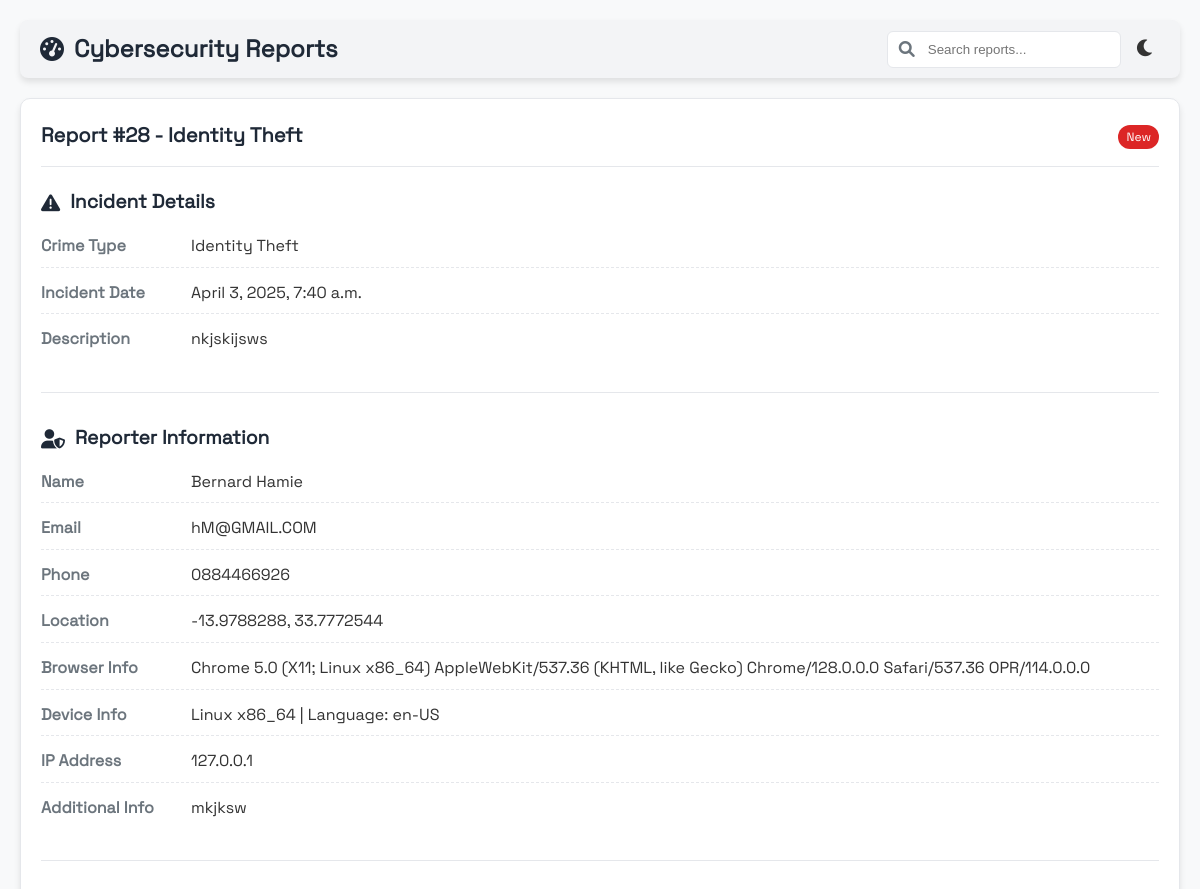
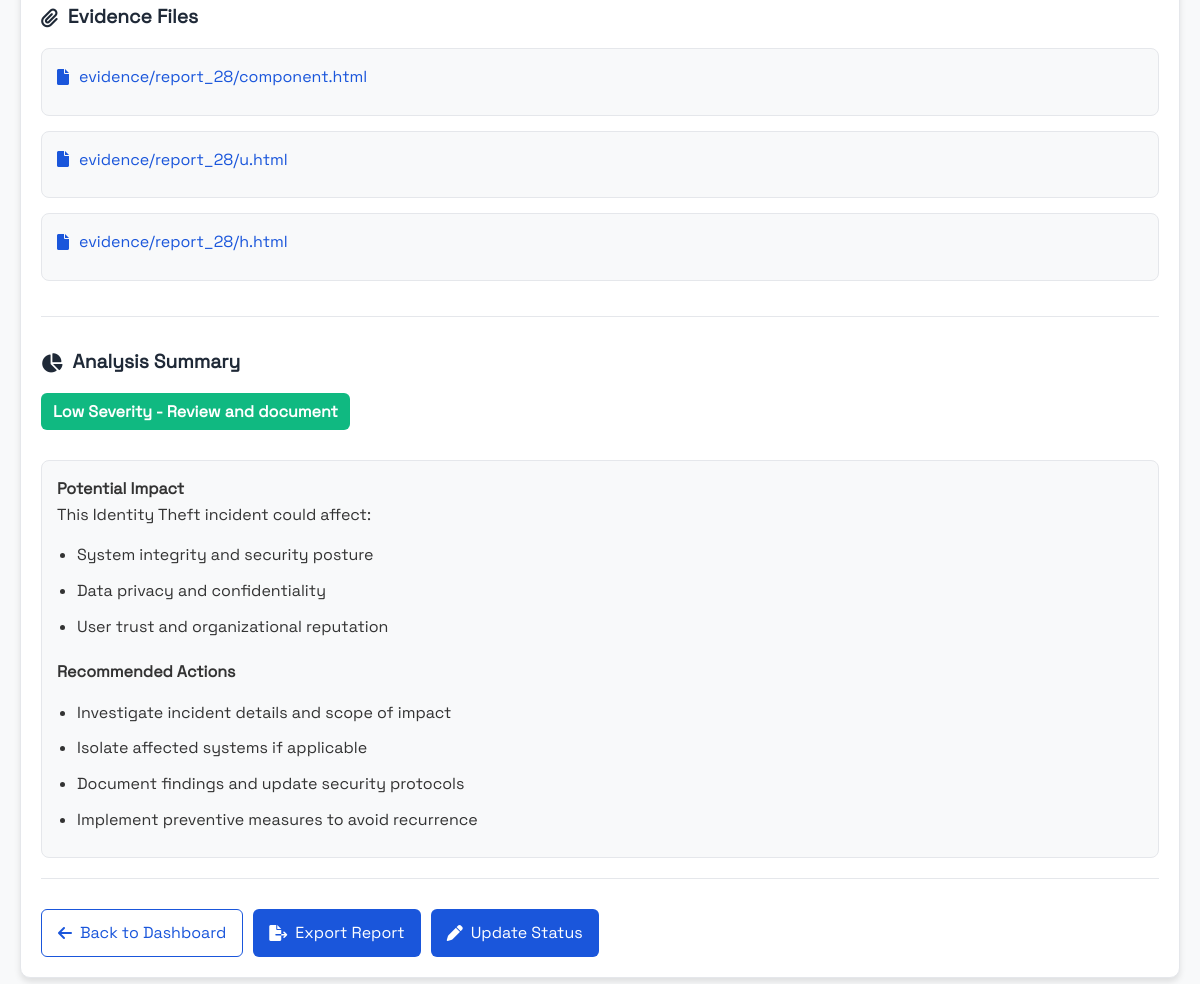
/view/28/, run on the app's committed database (2 pictures, top to bottom).
### core/models.py (models this page shows, shortened)
class CybercrimeReport(models.Model):
    crime_type = models.CharField(max_length=20, choices=CRIME_TYPES)
    incident_date = models.DateTimeField()
    description = models.TextField()
    reporter_name = models.CharField(max_length=100, blank=True, null=True)
    reporter_email = models.EmailField(blank=True, null=True)
    reporter_phone = models.CharField(max_length=15, blank=True, null=True)
    additional_info = models.TextField(blank=True, null=True)
    submitted_at = models.DateTimeField(auto_now_add=True)
    latitude = models.FloatField(null=True, blank=True)
    longitude = models.FloatField(null=True, blank=True)
    browser_info = models.CharField(max_length=255, blank=True, null=True)
    ip_address = models.GenericIPAddressField(null=True, blank=True)
    device_info = models.CharField(max_length=255, blank=True, null=True)
    class Meta:
        ordering = ['-submitted_at']

class EvidenceFile(models.Model):
    report = models.ForeignKey(CybercrimeReport, on_delete=models.CASCADE, related_name='evidence_files')
    file = models.FileField(upload_to=evidence_upload_path)
    uploaded_at = models.DateTimeField(auto_now_add=True)  # Fixed typo: auto_now_adad -> auto_now_add

### core/views.py (the view)
# urls.py: path('view/<int:report_id>/', views.view_report_analysis, name='view_report_analysis'),
def view_report_analysis(request, report_id):
    report = get_object_or_404(CybercrimeReport, id=report_id)
    evidence_files = report.evidence_files.all()
    return render(request, 'report_analysis.html', {'report': report, 'evidence_files': evidence_files})

### core/templates/report_analysis.html (shortened to what this page needs)
{% load static %}
{% load static %}
<!DOCTYPE html>
<html lang="en" data-theme="light">
<head>
    <link href="https://cdnjs.cloudflare.com/ajax/libs/font-awesome/6.0.0/css/all.min.css" rel="stylesheet">
</head>
<body>
        <div class="main-content">
                <div class="toolbar">
                    <h2 class="toolbar-title">
                        <i class="fas fa-tachometer-alt"></i>
                        Cybersecurity Reports
                    </h2>
                    <div class="toolbar-actions">
                        <div class="search-box">
                            <i class="fas fa-search search-icon"></i>
                            <input type="text" class="search-input" placeholder="Search reports...">
                        </div>
                        <button class="theme-toggle" id="theme-toggle">
                            <i class="fas fa-moon"></i>
                        </button>
                    </div>
                </div>
                <div class="card">
                    <div class="card-header">
                        <h3 class="card-title">Report #{{ report.id }} - {{ report.get_crime_type_display }}</h3>
                        <div>
                            {% if report.status == 'pending' %}
                                <span class="badge badge-warning">Pending</span>
                            {% elif report.status == 'investigating' %}
                                <span class="badge badge-primary">Investigating</span>
                            {% elif report.status == 'resolved' %}
                                <span class="badge badge-success">Resolved</span>
                            {% else %}
                                <span class="badge badge-danger">New</span>
                            {% endif %}
                        </div>
                    </div>
                    <div class="section">
                        <div class="section-header">
                            <i class="fas fa-exclamation-triangle"></i>
                            Incident Details
                        </div>
                        <div class="detail-row">
                            <div class="detail-label">Crime Type</div>
                            <div class="detail-value">{{ report.get_crime_type_display }}</div>
                        </div>
                        <div class="detail-row">
                            <div class="detail-label">Incident Date</div>
                            <div class="detail-value">{{ report.incident_date|date:"F j, Y, g:i a" }}</div>
                        </div>
                        <div class="detail-row">
                            <div class="detail-label">Description</div>
                            <div class="detail-value">{{ report.description }}</div>
                        </div>
                    </div>
                    <div class="section">
                        <div class="section-header">
                            <i class="fas fa-user-shield"></i>
                            Reporter Information
                        </div>
                        <div class="detail-row">
                            <div class="detail-label">Name</div>
                            <div class="detail-value">{{ report.reporter_name|default:"Anonymous" }}</div>
                        </div>
                        <div class="detail-row">
                            <div class="detail-label">Email</div>
                            <div class="detail-value">{{ report.reporter_email|default:"Not provided" }}</div>
                        </div>
                        <div class="detail-row">
                            <div class="detail-label">Phone</div>
                            <div class="detail-value">{{ report.reporter_phone|default:"Not provided" }}</div>
                        </div>
                        <div class="detail-row">
                            <div class="detail-label">Location</div>
                            <div class="detail-value">
                                {% if report.latitude and report.longitude %}
                                    {{ report.latitude }}, {{ report.longitude }}
                                {% else %}
                                    Not provided
                                {% endif %}
                            </div>
                        </div>
                        <div class="detail-row">
                            <div class="detail-label">Browser Info</div>
                            <div class="detail-value">{{ report.browser_info|default:"Not captured" }}</div>
                        </div>
                        <div class="detail-row">
                            <div class="detail-label">Device Info</div>
                            <div class="detail-value">{{ report.device_info|default:"Not captured" }}</div>
                        </div>
                        <div class="detail-row">
                            <div class="detail-label">IP Address</div>
                            <div class="detail-value">{{ report.ip_address|default:"Not captured" }}</div>
                        </div>
                        <div class="detail-row">
                            <div class="detail-label">Additional Info</div>
                            <div class="detail-value">{{ report.additional_info|default:"None" }}</div>
                        </div>
                    </div>
                    <div class="section">
                        <div class="section-header">
                            <i class="fas fa-paperclip"></i>
                            Evidence Files
                        </div>
                        {% if evidence_files %}
                            <ul class="evidence-list">
                                {% for evidence in evidence_files %}
                                    <li class="evidence-item">
                                        <a href="{{ evidence.file.url }}" target="_blank" class="evidence-link">
                                            <i class="fas fa-file"></i>
                                            {{ evidence.file.name }}
                                        </a>
                                    </li>
                                {% endfor %}
                            </ul>
                        {% else %}
                            <p>No evidence files uploaded.</p>
                        {% endif %}
                    </div>
                    <div class="section">
                        <div class="section-header">
                            <i class="fas fa-chart-pie"></i>
                            Analysis Summary
                        </div>
                        {% if report.crime_type in "hacking,data_breach" %}
                            <div class="severity severity-high">High Severity - Immediate action recommended</div>
                        {% elif report.crime_type in "phishing,malware" %}
                            <div class="severity severity-medium">Medium Severity - Monitor and mitigate</div>
                        {% else %}
                            <div class="severity severity-low">Low Severity - Review and document</div>
                        {% endif %}
                        <div class="analysis-box">
                            <h4>Potential Impact</h4>
                            <p>This {{ report.get_crime_type_display }} incident could affect:</p>
                            <ul class="action-steps">
                                <li>System integrity and security posture</li>
                                <li>Data privacy and confidentiality</li>
                                <li>User trust and organizational reputation</li>
                            </ul>
                            <h4 style="margin-top: 20px;">Recommended Actions</h4>
                            <ul class="action-steps">
                                <li>Investigate incident details and scope of impact</li>
                                <li>Isolate affected systems if applicable</li>
                                <li>Document findings and update security protocols</li>
                                <li>Implement preventive measures to avoid recurrence</li>
                            </ul>
                        </div>
                    </div>
                    <div class="action-buttons">
                        <a href="{% url 'dashboard' %}" class="btn btn-outline">
                            <i class="fas fa-arrow-left"></i> Back to Dashboard
                        </a>
                        <a href="#" class="btn btn-primary">
                            <i class="fas fa-file-export"></i> Export Report
                        </a>
                        <a href="#" class="btn btn-primary">
                            <i class="fas fa-pen"></i> Update Status
                        </a>
                    </div>
                </div>
            </div>
</body>
</html>

### core/templates/report_analysis.html (style rules this page uses)
:root { --background-color: #f8f9fa; --card-bg: #ffffff; --text-color: #333333; --text-muted: #6c757d; --primary-color: #1a56db; --primary-hover: #1e429f; --secondary-color: #e2e8f0; --border-color: #e5e7eb; --accent-color: #3b82f6; --success-color: #10b981; --warning-color: #f59e0b; --danger-color: #dc2626; --shadow: 0 4px 6px rgba(0, 0, 0, 0.1); --heading-color: #1f2937; --table-header-bg: #f3f4f6; --table-hover: #f9fafb; --navbar-bg: #ffffff; --toolbar-bg: #f3f4f6; }
* { margin: 0; padding: 0; box-sizing: border-box; }
body { background-color: var(--background-color); color: var(--text-color); line-height: 1.6; transition: background-color 0.3s, color 0.3s; }
.toolbar { display: flex; justify-content: space-between; align-items: center; background-color: var(--toolbar-bg); padding: 10px 20px; border-radius: 8px; margin-bottom: 20px; box-shadow: var(--shadow); }
.toolbar-title { font-size: 1.5rem; color: var(--heading-color); font-weight: 600; display: flex; align-items: center; gap: 10px; }
.toolbar-actions { display: flex; gap: 10px; align-items: center; }
.theme-toggle { background: none; border: none; color: var(--text-color); cursor: pointer; font-size: 1.2rem; padding: 5px; border-radius: 5px; transition: background-color 0.3s; }
.card { background-color: var(--card-bg); border-radius: 10px; box-shadow: var(--shadow); padding: 20px; margin-bottom: 20px; transition: background-color 0.3s, box-shadow 0.3s; border: 1px solid var(--border-color); }
.card-header { display: flex; justify-content: space-between; align-items: center; margin-bottom: 20px; border-bottom: 1px solid var(--border-color); padding-bottom: 15px; }
.card-title { color: var(--heading-color); font-size: 1.25rem; font-weight: 600; }
.section { margin-bottom: 30px; padding-bottom: 20px; border-bottom: 1px solid var(--border-color); }
.section-header { display: flex; align-items: center; margin-bottom: 15px; gap: 10px; color: var(--heading-color); font-size: 1.2rem; font-weight: 600; }
.detail-row { display: flex; margin-bottom: 12px; padding-bottom: 8px; border-bottom: 1px dashed var(--border-color); }
.detail-row:last-child { border-bottom: none; }
.detail-label { width: 150px; font-weight: 600; color: var(--text-muted); }
.detail-value { flex: 1; color: var(--text-color); }
.evidence-list { list-style: none; padding: 0; }
.evidence-item { padding: 15px; background-color: var(--background-color); border-radius: 8px; margin-bottom: 15px; border: 1px solid var(--border-color); transition: all 0.3s; }
.evidence-link { display: flex; align-items: center; gap: 10px; color: var(--primary-color); text-decoration: none; font-weight: 500; margin-bottom: 10px; }
.severity { display: inline-block; padding: 6px 12px; border-radius: 6px; font-weight: 600; color: white; margin-bottom: 15px; }
.severity-low { background-color: var(--success-color); }
.analysis-box { background-color: var(--background-color); border-radius: 8px; padding: 15px; margin-top: 15px; border: 1px solid var(--border-color); }
.action-steps { padding-left: 20px; margin-top: 15px; }
.action-steps li { margin-bottom: 10px; }
.btn { padding: 10px 16px; border-radius: 6px; text-decoration: none; display: inline-flex; align-items: center; gap: 8px; font-weight: 500; transition: all 0.3s; border: none; cursor: pointer; }
.btn-primary { background-color: var(--primary-color); color: white; }
.btn-outline { background-color: transparent; color: var(--primary-color); border: 1px solid var(--primary-color); }
.action-buttons { display: flex; gap: 10px; margin-top: 20px; }

### data on the page
CybercrimeReport: id "28", crime_type "Identity Theft", incident_date "April 3, 2025, 7:40 a.m.", description "nkjskijsws", reporter_name "Bernard Hamie", reporter_email "hM@GMAIL.COM", reporter_phone "0884466926", latitude "-13.9788288", longitude "33.7772544", browser_info "Chrome 5.0 (X11; Linux x86_64) AppleWebKit/537.36 (KHTML, like Gecko) Chrome/128.0.0.0 Safari/537.36 OPR/114.0.0.0", device_info "Linux x86_64 | Language: en-US", ip_address "127.0.0.1", additional_info "mkjksw"
EvidenceFile: file.name "evidence/report_28/component.html"
EvidenceFile: file.name "evidence/report_28/u.html"
EvidenceFile: file.name "evidence/report_28/h.html"
